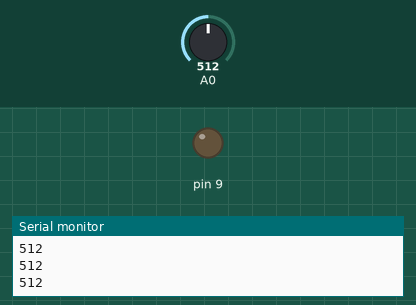
Simulated run of this sketch. Board: Arduino Uno, built with avr-gcc and run on an emulated ATmega328P. On the bench: output pins drawn as LEDs (lit = HIGH), the last lines printed to the serial monitor. The inputs (shaded band) are chosen by the test bench; at power-on: A0 = 512.

Above: at 1.2 s.
1.3 s: A0 set to 265
2.8 s: A0 set to 240
At 3.5 s:
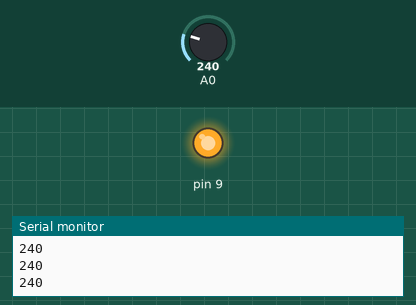
4.3 s: A0 set to 260
At 5.5 s:
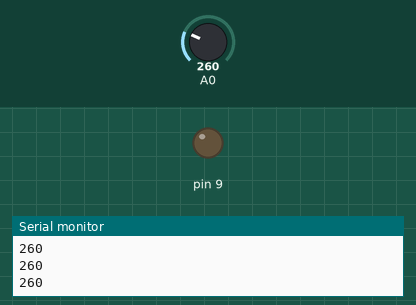
5.8 s: A0 set to 122
At 6.9 s:
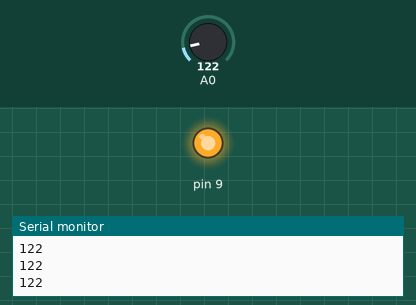
Timing chart, 0 to 8.3 s (numbered marks = the images above; inputs shaded):
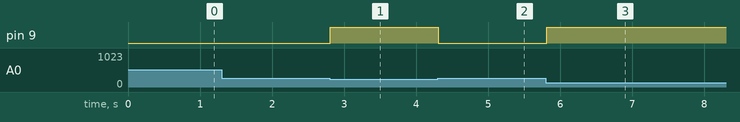

The sketch:

sketch_jan31b.ino
```cpp
int sensorValue = 0;
void setup()
{
  pinMode(A0, INPUT);
  pinMode(9, OUTPUT);
  Serial.begin(9600);
}
void loop()
{
  // read the value from the sensor
  sensorValue = analogRead(A0);
  // print the sensor reading so you know its range
  Serial.println(sensorValue);

   if (sensorValue<250){
    digitalWrite(9, HIGH);
   }else{
    digitalWrite(9, LOW);
   }
}
```

Measured:
- the behaviour switches between 250 and 249 on A0 (found by bisection; images 0 and 1)
- after the input at 2.8 s, pin 9: LOW → HIGH at once
- after the input at 4.3 s, pin 9: HIGH → LOW at once
- after the input at 5.8 s, pin 9: LOW → HIGH at once
